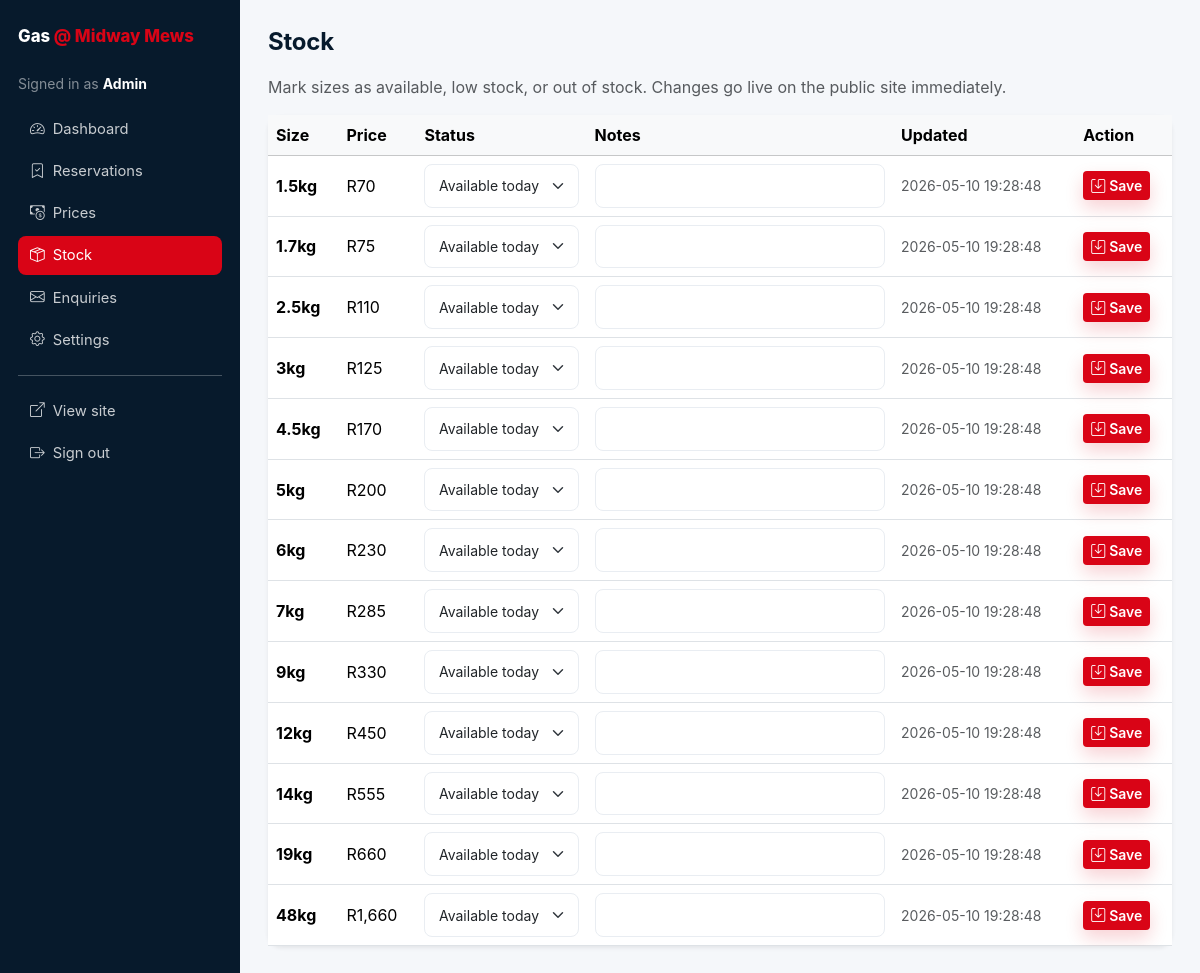
/admin/stock.php (signed in), run on the app's committed database.
### tables this page shows
CREATE TABLE IF NOT EXISTS stock_status (
    id INT PRIMARY KEY AUTO_INCREMENT,
    cylinder_price_id INT NOT NULL,
    status ENUM('available', 'low_stock', 'confirm_first', 'out_of_stock') DEFAULT 'available',
    notes VARCHAR(255),
    updated_at TIMESTAMP DEFAULT CURRENT_TIMESTAMP ON UPDATE CURRENT_TIMESTAMP,
    FOREIGN KEY (cylinder_price_id) REFERENCES cylinder_prices(id) ON DELETE CASCADE
);

CREATE TABLE IF NOT EXISTS cylinder_prices (
    id INT PRIMARY KEY AUTO_INCREMENT,
    cylinder_size VARCHAR(20) NOT NULL,
    price DECIMAL(10,2) NOT NULL,
    is_popular BOOLEAN DEFAULT FALSE,
    display_order INT DEFAULT 0,
    is_active BOOLEAN DEFAULT TRUE,
    updated_at TIMESTAMP DEFAULT CURRENT_TIMESTAMP ON UPDATE CURRENT_TIMESTAMP
);

### api/db.php (called while the page is built, shortened)
<?php
function db(): PDO {
    static $pdo = null;
    if ($pdo === null) {
        $dsn = 'mysql:host=' . DB_HOST . ';dbname=' . DB_NAME . ';charset=' . DB_CHARSET;
        $options = [
            PDO::ATTR_ERRMODE            => PDO::ERRMODE_EXCEPTION,
            PDO::ATTR_DEFAULT_FETCH_MODE => PDO::FETCH_ASSOC,
            PDO::ATTR_EMULATE_PREPARES   => false,
        ];
        $pdo = new PDO($dsn, DB_USER, DB_PASS, $options);
    }
    return $pdo;
}

### admin/stock.php (the view, shortened to what this page needs)
<?php
require_once __DIR__ . '/../api/db.php';
require __DIR__ . '/_layout.php';
$rows = db()->query(
    'SELECT p.id AS cylinder_price_id, p.cylinder_size, p.price,
            COALESCE(s.status, "available") AS status, s.notes, s.updated_at
     FROM cylinder_prices p
     LEFT JOIN stock_status s ON s.cylinder_price_id = p.id
     WHERE p.is_active = 1
     ORDER BY p.display_order'
)->fetchAll();
?>
<p class="text-muted mb-3">
  Mark sizes as available, low stock, or out of stock. Changes go live on the public site immediately.
</p>
<div class="bg-white rounded-xl shadow-sm">
  <div class="table-responsive">
    <table class="table align-middle mb-0">
      <thead class="table-light">
        <tr><th>Size</th><th>Price</th><th>Status</th><th>Notes</th><th>Updated</th><th>Action</th></tr>
      </thead>
      <tbody>
        <?php foreach ($rows as $r): ?>
          <tr data-id="<?= (int)$r['cylinder_price_id'] ?>">
            <td><strong><?= htmlspecialchars($r['cylinder_size']) ?></strong></td>
            <td>R<?= number_format((float)$r['price'], 0) ?></td>
            <td>
              <select class="form-select form-select-sm" name="status">
                <?php
                  $statusLabels = [
                    'available'     => 'Available today',
                    'low_stock'     => 'Low stock',
                    'confirm_first' => 'Confirm first',
                    'out_of_stock'  => 'Out of stock',
                  ];
                  foreach ($statusLabels as $s => $lbl): ?>
                  <option value="<?= $s ?>" <?= $r['status'] === $s ? 'selected' : '' ?>><?= $lbl ?></option>
                <?php endforeach; ?>
              </select>
            </td>
            <td><input class="form-control form-control-sm" name="notes" maxlength="255" value="<?= htmlspecialchars($r['notes'] ?? '') ?>"></td>
            <td class="small text-muted"><?= htmlspecialchars($r['updated_at'] ?? '—') ?></td>
            <td><button class="btn btn-sm btn-brand-red" data-action="save"><i class="bi bi-save me-1"></i>Save</button></td>
          </tr>
        <?php endforeach; ?>
      </tbody>
    </table>
  </div>
</div>
<?php require __DIR__ . '/_layout_end.php'; ?>

### assets/css/styles.css (style rules this page uses)
:root { --brand-red: #D90416; --brand-red-dark: #A80010; --brand-red-soft: #FFF1F2; --brand-blue: #003B73; --brand-navy: #071A2C; --brand-yellow: #FFC107; --brand-green: #1f8a3d; --brand-whatsapp: #25D366; --grey-50: #F5F7FA; --grey-100: #E9EDF2; --grey-200: #CDD6E0; --grey-700: #4B5563; --text-dark: #1F2933; --surface: #FFFFFF; --radius-sm: 8px; --radius-md: 12px; --radius-lg: 16px; --shadow-sm: 0 1px 3px rgba(7, 26, 44, 0.08), 0 1px 2px rgba(7, 26, 44, 0.04); --shadow-md: 0 8px 24px rgba(7, 26, 44, 0.10); --shadow-lg: 0 18px 44px rgba(7, 26, 44, 0.16); --shadow-red: 0 10px 24px rgba(217, 4, 22, 0.18); --transition-fast: 160ms ease; --transition-med: 320ms cubic-bezier(.2, .8, .2, 1); }
html { scroll-behavior: smooth; }
body { font-family: 'Inter', -apple-system, BlinkMacSystemFont, 'Segoe UI', Roboto, Oxygen, Ubuntu, sans-serif; color: var(--text-dark); background: radial-gradient(circle at 8% 12%, rgba(217, 4, 22, 0.035), transparent 28rem), radial-gradient(circle at 92% 28%, rgba(0, 59, 115, 0.045), transparent 26rem), var(--grey-50); -webkit-font-smoothing: antialiased; overflow-x: hidden; padding-bottom: 88px; }
@media (min-width: 768px) { body { padding-bottom: 0; } }
a, button, .btn, .form-control, .form-select { transition: color var(--transition-fast), background-color var(--transition-fast), border-color var(--transition-fast), box-shadow var(--transition-fast), transform var(--transition-fast), opacity var(--transition-fast); }
.btn-brand-red { background: var(--brand-red); color: #fff; border: 0; font-weight: 600; box-shadow: 0 8px 18px rgba(217, 4, 22, 0.18); }
.btn i { transition: transform var(--transition-fast); }
.form-control, .form-select { border: 1.5px solid var(--grey-100); padding: 0.65rem 0.85rem; border-radius: var(--radius-sm); background-color: #fff; }
.rounded-xl { border-radius: 14px; }

### data on the page
stock_status: cylinder_price.cylinder_size "1.5kg", cylinder_price.price "70", updated_at "2026-05-10 19:28:48"
stock_status: cylinder_price.cylinder_size "1.7kg", cylinder_price.price "75", updated_at "2026-05-10 19:28:48"
stock_status: cylinder_price.cylinder_size "2.5kg", cylinder_price.price "110", updated_at "2026-05-10 19:28:48"
stock_status: cylinder_price.cylinder_size "3kg", cylinder_price.price "125", updated_at "2026-05-10 19:28:48"
stock_status: cylinder_price.cylinder_size "4.5kg", cylinder_price.price "170", updated_at "2026-05-10 19:28:48"
stock_status: cylinder_price.cylinder_size "5kg", cylinder_price.price "200", updated_at "2026-05-10 19:28:48"
stock_status: cylinder_price.cylinder_size "6kg", cylinder_price.price "230", updated_at "2026-05-10 19:28:48"
stock_status: cylinder_price.cylinder_size "7kg", cylinder_price.price "285", updated_at "2026-05-10 19:28:48"
stock_status: cylinder_price.cylinder_size "9kg", cylinder_price.price "330", updated_at "2026-05-10 19:28:48"
stock_status: cylinder_price.cylinder_size "12kg", cylinder_price.price "450", updated_at "2026-05-10 19:28:48"
stock_status: cylinder_price.cylinder_size "14kg", cylinder_price.price "555", updated_at "2026-05-10 19:28:48"
stock_status: cylinder_price.cylinder_size "19kg", cylinder_price.price "660", updated_at "2026-05-10 19:28:48"
stock_status: cylinder_price.cylinder_size "48kg", cylinder_price.price "1,660", updated_at "2026-05-10 19:28:48"

### other printed values
$user['name'] "Admin"
$label "Dashboard Reservations Prices Stock Enquiries Settings"
$page_title "Stock"
form field status "Available today"
